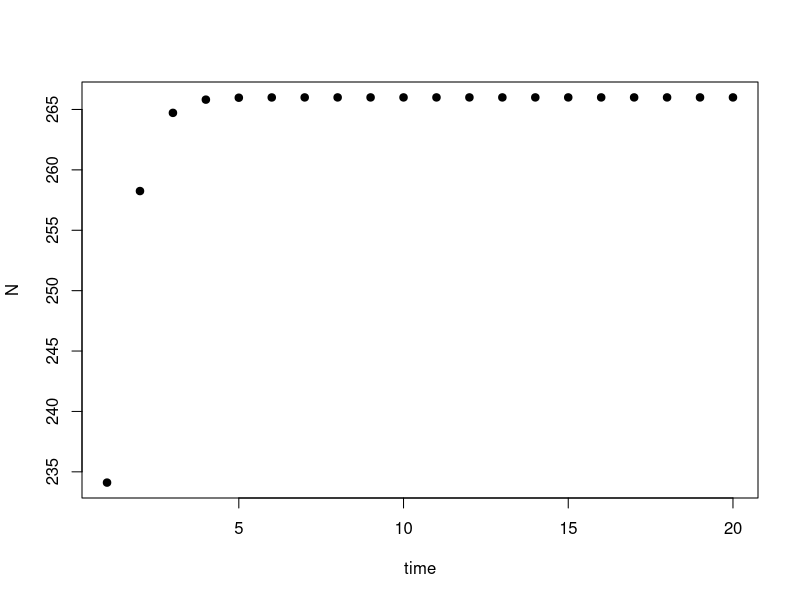

Source code (R):
## Assignment 1 ##
## Author: Mimoza Dani
## Date: 01.12.2022

## Owl model ##
# 4.c
r <- 0.86
K <- 266
Nt <- 186

owl <- function (Nt, r, K){
  Nt1 <- Nt + r * Nt * (1-(Nt/K))
  return(Nt1)
}
Nt1 <- owl(Nt, r, K)
N <- rep(NA, 20)
N[1] <- Nt
for(i in 1:20){
  N[i] <- owl(Nt, r, K)
  Nt<- N[i]
}
plot(N, xlab='time', ylab='N', pch=19, col="black")

#5
#Step 1. Build the transition matrix A
P.12 <- 0.344
P.13 <- 0
P.22 <- 0.767
P.23 <- 0.1
P.32 <- 0
P.33 <- 0.1
F1 <- 0.304
F2 <- 0.304
F3 <- 0.304
Nt <- .7*K

A <- matrix(c(
  F1, F2, F3,
  P.12, P.13, P.22, P.23, P.32, P.33)
  ,nrow=3,ncol=3,byrow=T)

A
# Step 2. Build the matrix Nt (initial abundance matrix)
Nt <- c((Nt/3),(Nt/3), (Nt/3))

# Step 3. Matrix multiplication for Nt+1
Year1 <- A %*% Nt

# matrix multiplication!
Year1
# Step 4. Create a new variable to hold future values of N
N <- array(NA,dim=c(20,3))

# Step 5. Create a for loop to iteratively calculate N
N[1,] <- Nt

for(i in 2:20){
  N[i,] <- A %*% N[i-1,]
}

